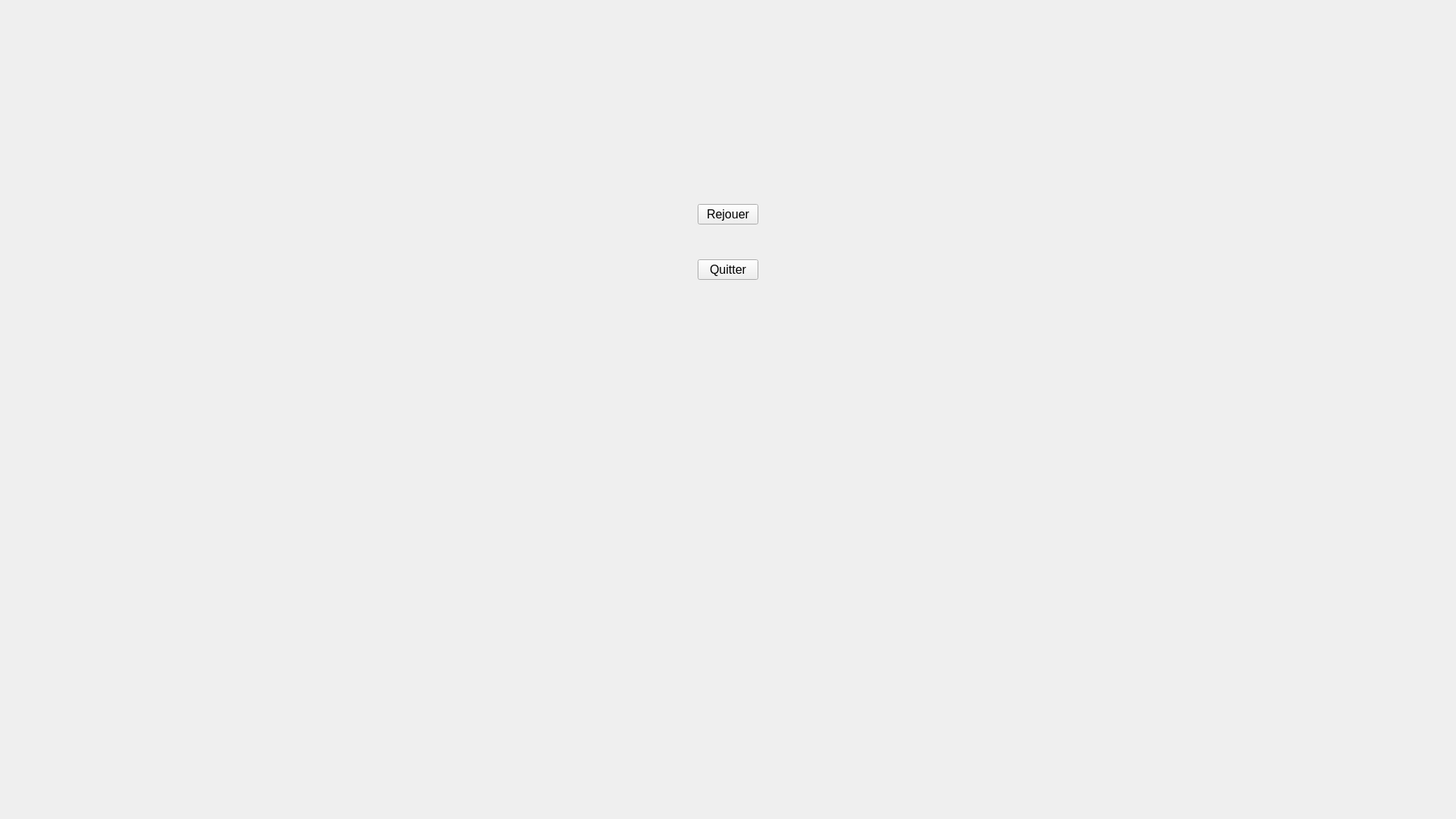
<?xml version="1.0" encoding="UTF-8"?>
<ui version="4.0">
 <class>FinPartie</class>
 <widget class="QWidget" name="FinPartie">
  <property name="geometry">
   <rect>
    <x>0</x>
    <y>0</y>
    <width>1920</width>
    <height>1080</height>
   </rect>
  </property>
  <property name="windowTitle">
   <string>Form</string>
  </property>
  <layout class="QGridLayout" name="gridLayout_2">
   <property name="leftMargin">
    <number>0</number>
   </property>
   <property name="topMargin">
    <number>0</number>
   </property>
   <property name="rightMargin">
    <number>0</number>
   </property>
   <property name="bottomMargin">
    <number>0</number>
   </property>
   <item row="0" column="0">
    <widget class="QWidget" name="fin_partie_widget" native="true">
     <layout class="QGridLayout" name="gridLayout">
      <item row="0" column="0">
       <layout class="QGridLayout" name="gridLayout_finPartie"/>
      </item>
      <item row="1" column="2">
       <spacer name="verticalSpacer_2">
        <property name="orientation">
         <enum>Qt::Vertical</enum>
        </property>
        <property name="sizeType">
         <enum>QSizePolicy::Fixed</enum>
        </property>
        <property name="sizeHint" stdset="0">
         <size>
          <width>20</width>
          <height>200</height>
         </size>
        </property>
       </spacer>
      </item>
      <item row="2" column="1">
       <spacer name="horizontalSpacer">
        <property name="orientation">
         <enum>Qt::Horizontal</enum>
        </property>
        <property name="sizeHint" stdset="0">
         <size>
          <width>877</width>
          <height>20</height>
         </size>
        </property>
       </spacer>
      </item>
      <item row="2" column="3">
       <spacer name="horizontalSpacer_2">
        <property name="orientation">
         <enum>Qt::Horizontal</enum>
        </property>
        <property name="sizeHint" stdset="0">
         <size>
          <width>877</width>
          <height>20</height>
         </size>
        </property>
       </spacer>
      </item>
      <item row="3" column="2">
       <spacer name="verticalSpacer_4">
        <property name="orientation">
         <enum>Qt::Vertical</enum>
        </property>
        <property name="sizeType">
         <enum>QSizePolicy::Fixed</enum>
        </property>
        <property name="sizeHint" stdset="0">
         <size>
          <width>20</width>
          <height>40</height>
         </size>
        </property>
       </spacer>
      </item>
      <item row="4" column="2">
       <widget class="QPushButton" name="bouton_rejouer">
        <property name="font">
         <font>
          <pointsize>12</pointsize>
         </font>
        </property>
        <property name="cursor">
         <cursorShape>PointingHandCursor</cursorShape>
        </property>
        <property name="text">
         <string>Rejouer</string>
        </property>
       </widget>
      </item>
      <item row="5" column="2">
       <spacer name="verticalSpacer_3">
        <property name="orientation">
         <enum>Qt::Vertical</enum>
        </property>
        <property name="sizeType">
         <enum>QSizePolicy::Fixed</enum>
        </property>
        <property name="sizeHint" stdset="0">
         <size>
          <width>20</width>
          <height>40</height>
         </size>
        </property>
       </spacer>
      </item>
      <item row="6" column="2">
       <widget class="QPushButton" name="bouton_quitter">
        <property name="font">
         <font>
          <pointsize>12</pointsize>
         </font>
        </property>
        <property name="cursor">
         <cursorShape>PointingHandCursor</cursorShape>
        </property>
        <property name="text">
         <string>Quitter</string>
        </property>
       </widget>
      </item>
      <item row="7" column="2">
       <spacer name="verticalSpacer">
        <property name="orientation">
         <enum>Qt::Vertical</enum>
        </property>
        <property name="sizeHint" stdset="0">
         <size>
          <width>20</width>
          <height>604</height>
         </size>
        </property>
       </spacer>
      </item>
     </layout>
    </widget>
   </item>
  </layout>
 </widget>
 <resources/>
 <connections/>
</ui>
